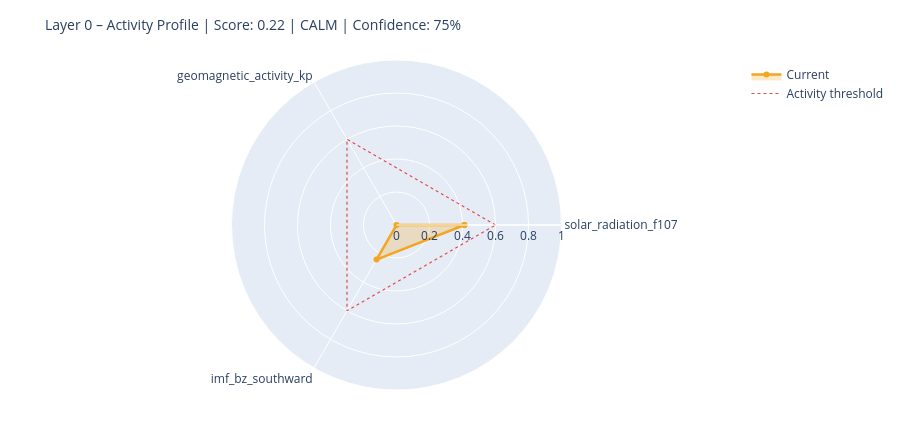

Notebook code for this chart:
### Markdown cell above
---
## 6. State Assessment & Handoff to Layer 1

### Code cell
# ============================================================
# STEP 1 – Collect raw values with source modes
# Mode: 'primary' | 'fallback_3h' | 'last_valid' | 'missing'
# ============================================================

def safe_last(df, col):
    if df is None or col not in df.columns: return None
    s = df[col].dropna()
    return float(s.iloc[-1]) if not s.empty else None

f107_now = safe_last(df_f107, 'f10.7')
bz_now   = safe_last(df_mag,  'bz_gsm')
kp_now   = safe_last(df_kp,   'kp')
sw_now   = safe_last(df_sw,   'speed')

source_modes = {
    'F10.7':    'primary'  if f107_now is not None else 'missing',
    'Kp':       'primary'  if kp_now   is not None else 'missing',
    'IMF_Bz':   'primary'  if bz_now   is not None else 'missing',
    'SW_speed': 'primary'  if sw_now   is not None else 'missing',
}

# Kp Fallback – 3h endpoint
if kp_now is None:
    try:
        r = requests.get(
            'https://services.swpc.noaa.gov/json/noaa-planetary-k-index.json',
            timeout=10)
        r.raise_for_status()
        fb = pd.DataFrame(r.json())
        tc = next((c for c in fb.columns if 'time' in c.lower()), fb.columns[0])
        kc = next((c for c in fb.columns if 'kp' in c.lower() and c != tc), None)
        if kc:
            fb[kc] = fb[kc].astype(str).str.extract(r'([0-9]+(?:\.[0-9]*)?)')[0]
            fb[kc] = pd.to_numeric(fb[kc], errors='coerce')
            fb = fb[fb[kc] >= 0].dropna(subset=[kc])
            if not fb.empty:
                kp_now = float(fb[kc].iloc[-1])
                source_modes['Kp'] = 'fallback_3h'
                print(f'  Kp fallback (3h): {kp_now:.1f}')
    except Exception as e:
        print(f'  Kp fallback failed: {e}')

# Solar Wind Fallback – last valid value
if sw_now is None and df_sw is not None and 'speed' in df_sw.columns:
    s = df_sw['speed'].dropna()
    if not s.empty:
        sw_now = float(s.iloc[-1])
        source_modes['SW_speed'] = 'last_valid'
        print(f'  SW fallback (last_valid): {sw_now:.0f} km/s')

print()
print('Source modes:', source_modes)

# ============================================================
# STEP 2 – Score from available components only
# ============================================================

def norm(v, lo, hi):
    if v is None: return None
    return max(0.0, min(1.0, (v - lo) / (hi - lo)))

COMPONENTS = {
    'solar_radiation_f107':    (f107_now, norm(f107_now, 60, 250)),
    'geomagnetic_activity_kp': (kp_now,   norm(kp_now,   0,   9)),
    'imf_bz_southward':        (bz_now,   norm(-(bz_now or 0) if bz_now else None, -5, 30)
                                           if bz_now is not None else None),
    'solar_wind_speed':        (sw_now,   norm(sw_now, 300, 800)),
}

available   = {k: v[1] for k, v in COMPONENTS.items() if v[1] is not None}
unavailable = [k for k, v in COMPONENTS.items() if v[1] is None]

layer0_score = round(sum(available.values()) / len(available), 4) if available else None
confidence   = round(len(available) / len(COMPONENTS), 2)

level = ('unknown'  if layer0_score is None
         else 'calm'     if layer0_score < 0.3
         else 'moderate' if layer0_score < 0.6
         else 'active')

# ============================================================
# STEP 3 – Dominant Driver
# ============================================================

def dominant_driver(kp, f107, bz, sw):
    candidates = []
    if kp   is not None and kp   >= 4:   candidates.append(('geomagnetic',    kp / 9))
    if sw   is not None and sw   >= 500:  candidates.append(('solar_wind',     sw / 800))
    if bz   is not None and bz   <= -5:   candidates.append(('imf_southward',  abs(bz) / 30))
    if f107 is not None and f107 >= 150:  candidates.append(('solar_radiation',f107 / 250))
    return max(candidates, key=lambda x: x[1])[0] if candidates else 'none'

driver = dominant_driver(kp_now, f107_now, bz_now, sw_now)

# ============================================================
# STEP 4 – Downstream expectations
# ============================================================

def downstream_expectation(driver, score, kp, bz, f107):
    exp = {
        'magnetosphere':        'calm',
        'ionosphere':           'calm',
        'schumann_resonance':   'unchanged',
        'lithosphere_currents': 'low',
    }
    if driver == 'geomagnetic' or (kp and kp >= 5):
        exp['magnetosphere']        = 'compressed / storm'
        exp['ionosphere']           = 'elevated disturbance (TEC variability)'
        exp['schumann_resonance']   = 'elevated amplitude possible'
        exp['lithosphere_currents'] = 'elevated induction currents'
    elif driver == 'imf_southward' or (bz and bz <= -5):
        exp['magnetosphere']        = 'energy coupling active'
        exp['ionosphere']           = 'elevated electron density possible'
        exp['schumann_resonance']   = 'slight modulation possible'
    elif driver == 'solar_radiation' or (f107 and f107 >= 150):
        exp['ionosphere']           = 'elevated ionization (F-layer)'
        exp['schumann_resonance']   = 'slightly elevated background activity'
    return exp

downstream = downstream_expectation(driver, layer0_score, kp_now, bz_now, f107_now)

# ============================================================
# CONSOLE OUTPUT
# ============================================================

W = 58
print('=' * W)
print('LAYER 0 – STATE ASSESSMENT')
print('=' * W)
for name, (raw_v, score_v) in COMPONENTS.items():
    if score_v is not None:
        bar = '█' * int(score_v * 20) + '░' * (20 - int(score_v * 20))
        print(f'  {name:<35}  {bar}  {score_v:.2f}')
    else:
        print(f'  {name:<35}  {"─" * 20}  n/a')
print('-' * W)
print(f'  Score ({len(available)}/{len(COMPONENTS)} components):  {layer0_score:.3f}')
print(f'  Confidence:         {confidence:.0%}')
print(f'  Level:              {level.upper()}')
print(f'  Dominant Driver:    {driver}')

# Radar chart
cats = list(available.keys())
vals = list(available.values())
if len(cats) >= 3:
    fig = go.Figure()
    fig.add_trace(go.Scatterpolar(
        r=vals + [vals[0]], theta=cats + [cats[0]],
        fill='toself', fillcolor='rgba(242,166,35,0.25)',
        line=dict(color='#F2A623', width=2.5), name='Current'
    ))
    fig.add_trace(go.Scatterpolar(
        r=[0.6] * (len(cats) + 1), theta=cats + [cats[0]],
        line=dict(color='#E24B4A', dash='dot', width=1.2),
        mode='lines', name='Activity threshold'
    ))
    fig.update_layout(
        title=dict(text=f'Layer 0 – Activity Profile | Score: {layer0_score:.2f} | {level.upper()} | Confidence: {confidence:.0%}',
                   font=dict(size=14)),
        polar=dict(radialaxis=dict(visible=True, range=[0, 1])),
        height=430, showlegend=True,
        margin=dict(l=60, r=60, t=60, b=40)
    )
    fig.show()

### Figure 1 — Plotly figure (JSON) as saved in the notebook; plotly's stock layout.template omitted (floating-point values rounded to 4 significant figures)
{"data": [{"fill": "toself", "fillcolor": "rgba(242,166,35,0.25)", "line": {"color": "#F2A623", "width": 2.5}, "name": "Current", "r": [0.4116, 0.0, 0.242, 0.4116], "theta": ["solar_radiation_f107", "geomagnetic_activity_kp", "imf_bz_southward", "solar_radiation_f107"], "type": "scatterpolar"}, {"line": {"color": "#E24B4A", "dash": "dot", "width": 1.2}, "mode": "lines", "name": "Activity threshold", "r": [0.6, 0.6, 0.6, 0.6], "theta": ["solar_radiation_f107", "geomagnetic_activity_kp", "imf_bz_southward", "solar_radiation_f107"], "type": "scatterpolar"}], "layout": {"height": 430, "margin": {"b": 40, "l": 60, "r": 60, "t": 60}, "polar": {"radialaxis": {"range": [0, 1], "visible": true}}, "showlegend": true, "title": {"font": {"size": 14}, "text": "Layer 0 – Activity Profile | Score: 0.22 | CALM | Confidence: 75%"}}}
